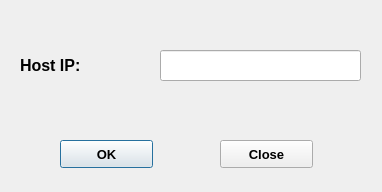
<?xml version="1.0" encoding="UTF-8"?>
<ui version="4.0">
 <class>CreateHost</class>
 <widget class="QDialog" name="CreateHost">
  <property name="geometry">
   <rect>
    <x>0</x>
    <y>0</y>
    <width>382</width>
    <height>192</height>
   </rect>
  </property>
  <property name="windowTitle">
   <string>Dialog</string>
  </property>
  <widget class="QLabel" name="label">
   <property name="geometry">
    <rect>
     <x>20</x>
     <y>50</y>
     <width>91</width>
     <height>31</height>
    </rect>
   </property>
   <property name="font">
    <font>
     <pointsize>12</pointsize>
     <weight>75</weight>
     <bold>true</bold>
    </font>
   </property>
   <property name="text">
    <string>Host IP:</string>
   </property>
  </widget>
  <widget class="QLineEdit" name="lineEdit">
   <property name="geometry">
    <rect>
     <x>160</x>
     <y>50</y>
     <width>201</width>
     <height>31</height>
    </rect>
   </property>
  </widget>
  <widget class="QPushButton" name="pushButton">
   <property name="geometry">
    <rect>
     <x>60</x>
     <y>140</y>
     <width>93</width>
     <height>28</height>
    </rect>
   </property>
   <property name="font">
    <font>
     <pointsize>10</pointsize>
     <weight>75</weight>
     <bold>true</bold>
    </font>
   </property>
   <property name="text">
    <string>OK</string>
   </property>
  </widget>
  <widget class="QPushButton" name="pushButton_2">
   <property name="geometry">
    <rect>
     <x>220</x>
     <y>140</y>
     <width>93</width>
     <height>28</height>
    </rect>
   </property>
   <property name="font">
    <font>
     <pointsize>10</pointsize>
     <weight>75</weight>
     <bold>true</bold>
    </font>
   </property>
   <property name="text">
    <string>Close</string>
   </property>
  </widget>
 </widget>
 <resources/>
 <connections/>
</ui>
